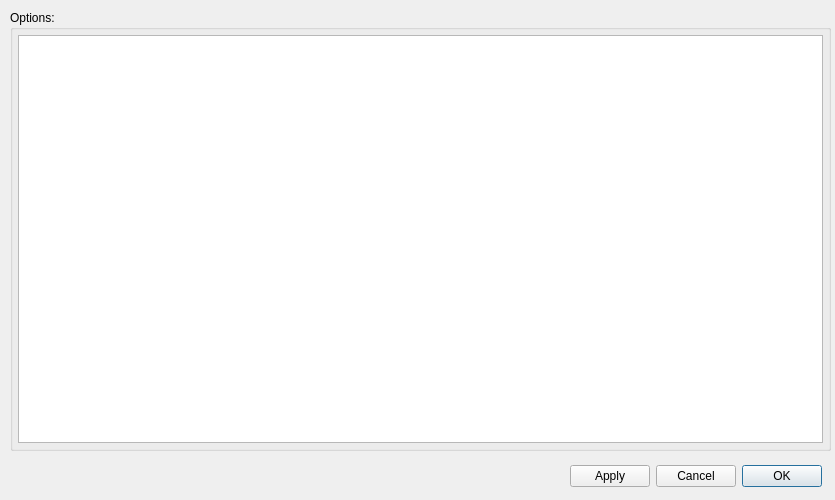
<?xml version="1.0" encoding="UTF-8"?>
<ui version="4.0">
 <class>ProjectSettingsDlg</class>
 <widget class="QDialog" name="ProjectSettingsDlg">
  <property name="geometry">
   <rect>
    <x>0</x>
    <y>0</y>
    <width>835</width>
    <height>500</height>
   </rect>
  </property>
  <property name="sizePolicy">
   <sizepolicy hsizetype="Preferred" vsizetype="Preferred">
    <horstretch>0</horstretch>
    <verstretch>0</verstretch>
   </sizepolicy>
  </property>
  <property name="windowTitle">
   <string>Dialog</string>
  </property>
  <widget class="QDialogButtonBox" name="buttonBox">
   <property name="geometry">
    <rect>
     <x>570</x>
     <y>460</y>
     <width>261</width>
     <height>32</height>
    </rect>
   </property>
   <property name="layoutDirection">
    <enum>Qt::LayoutDirection::RightToLeft</enum>
   </property>
   <property name="orientation">
    <enum>Qt::Orientation::Horizontal</enum>
   </property>
   <property name="standardButtons">
    <set>QDialogButtonBox::StandardButton::Apply|QDialogButtonBox::StandardButton::Cancel|QDialogButtonBox::StandardButton::Ok</set>
   </property>
  </widget>
  <widget class="QWidget" name="horizontalLayoutWidget">
   <property name="geometry">
    <rect>
     <x>10</x>
     <y>10</y>
     <width>821</width>
     <height>441</height>
    </rect>
   </property>
   <layout class="QHBoxLayout" name="horizontalLayout">
    <item>
     <widget class="QGroupBox" name="groupBox">
      <property name="title">
       <string>Options:</string>
      </property>
      <layout class="QVBoxLayout" name="verticalLayout">
       <property name="spacing">
        <number>5</number>
       </property>
       <property name="leftMargin">
        <number>5</number>
       </property>
       <property name="topMargin">
        <number>5</number>
       </property>
       <property name="rightMargin">
        <number>5</number>
       </property>
       <property name="bottomMargin">
        <number>5</number>
       </property>
       <item>
        <widget class="QListView" name="settingsList">
         <property name="sizePolicy">
          <sizepolicy hsizetype="Preferred" vsizetype="Preferred">
           <horstretch>0</horstretch>
           <verstretch>0</verstretch>
          </sizepolicy>
         </property>
         <property name="sizeAdjustPolicy">
          <enum>QAbstractScrollArea::SizeAdjustPolicy::AdjustToContents</enum>
         </property>
         <property name="editTriggers">
          <set>QAbstractItemView::EditTrigger::NoEditTriggers</set>
         </property>
         <property name="spacing">
          <number>5</number>
         </property>
         <property name="selectionRectVisible">
          <bool>true</bool>
         </property>
        </widget>
       </item>
      </layout>
     </widget>
    </item>
   </layout>
  </widget>
 </widget>
 <resources/>
 <connections>
  <connection>
   <sender>buttonBox</sender>
   <signal>accepted()</signal>
   <receiver>ProjectSettingsDlg</receiver>
   <slot>accept()</slot>
   <hints>
    <hint type="sourcelabel">
     <x>248</x>
     <y>254</y>
    </hint>
    <hint type="destinationlabel">
     <x>157</x>
     <y>274</y>
    </hint>
   </hints>
  </connection>
  <connection>
   <sender>buttonBox</sender>
   <signal>rejected()</signal>
   <receiver>ProjectSettingsDlg</receiver>
   <slot>reject()</slot>
   <hints>
    <hint type="sourcelabel">
     <x>316</x>
     <y>260</y>
    </hint>
    <hint type="destinationlabel">
     <x>286</x>
     <y>274</y>
    </hint>
   </hints>
  </connection>
 </connections>
</ui>
